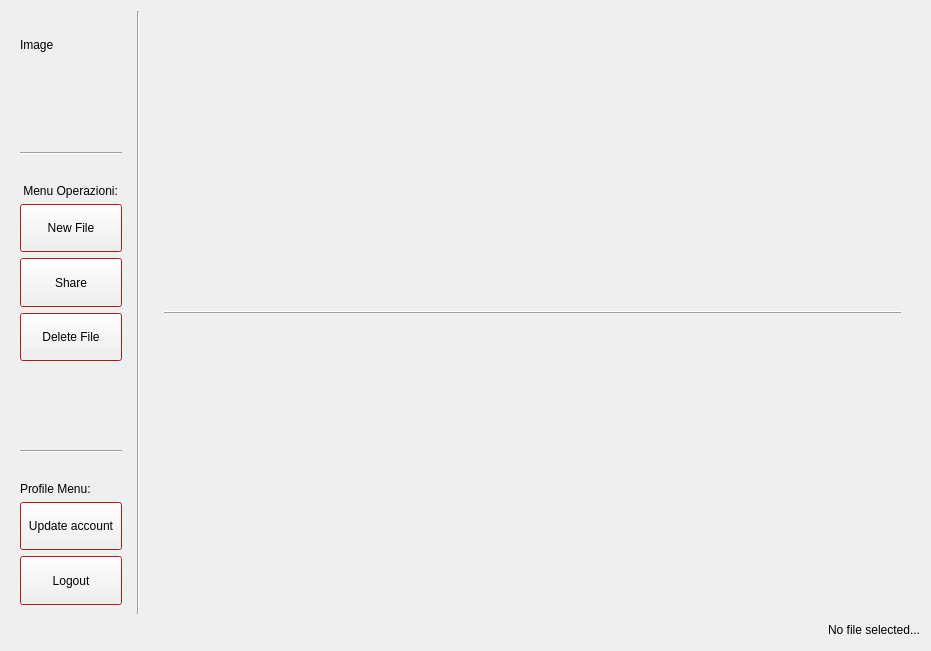
<?xml version="1.0" encoding="UTF-8"?>
<ui version="4.0">
 <class>HomePage</class>
 <widget class="QWidget" name="HomePage">
  <property name="windowModality">
   <enum>Qt::NonModal</enum>
  </property>
  <property name="geometry">
   <rect>
    <x>0</x>
    <y>0</y>
    <width>931</width>
    <height>651</height>
   </rect>
  </property>
  <property name="sizePolicy">
   <sizepolicy hsizetype="Preferred" vsizetype="Preferred">
    <horstretch>0</horstretch>
    <verstretch>0</verstretch>
   </sizepolicy>
  </property>
  <layout class="QVBoxLayout" name="verticalLayout_3">
   <item>
    <layout class="QVBoxLayout" name="verticalLayout_2">
     <item>
      <layout class="QHBoxLayout" name="horizontalLayout">
       <property name="sizeConstraint">
        <enum>QLayout::SetNoConstraint</enum>
       </property>
       <item>
        <widget class="QWidget" name="sidebar" native="true">
         <property name="sizePolicy">
          <sizepolicy hsizetype="Preferred" vsizetype="Preferred">
           <horstretch>0</horstretch>
           <verstretch>0</verstretch>
          </sizepolicy>
         </property>
         <property name="baseSize">
          <size>
           <width>0</width>
           <height>0</height>
          </size>
         </property>
         <property name="palette">
          <palette>
           <active>
            <colorrole role="Base">
             <brush brushstyle="SolidPattern">
              <color alpha="255">
               <red>255</red>
               <green>255</green>
               <blue>255</blue>
              </color>
             </brush>
            </colorrole>
            <colorrole role="Window">
             <brush brushstyle="SolidPattern">
              <color alpha="255">
               <red>239</red>
               <green>41</green>
               <blue>41</blue>
              </color>
             </brush>
            </colorrole>
           </active>
           <inactive>
            <colorrole role="Base">
             <brush brushstyle="SolidPattern">
              <color alpha="255">
               <red>255</red>
               <green>255</green>
               <blue>255</blue>
              </color>
             </brush>
            </colorrole>
            <colorrole role="Window">
             <brush brushstyle="SolidPattern">
              <color alpha="255">
               <red>239</red>
               <green>41</green>
               <blue>41</blue>
              </color>
             </brush>
            </colorrole>
           </inactive>
           <disabled>
            <colorrole role="Base">
             <brush brushstyle="SolidPattern">
              <color alpha="255">
               <red>239</red>
               <green>41</green>
               <blue>41</blue>
              </color>
             </brush>
            </colorrole>
            <colorrole role="Window">
             <brush brushstyle="SolidPattern">
              <color alpha="255">
               <red>239</red>
               <green>41</green>
               <blue>41</blue>
              </color>
             </brush>
            </colorrole>
           </disabled>
          </palette>
         </property>
         <layout class="QVBoxLayout" name="verticalLayout">
          <item>
           <widget class="QLabel" name="accountImage">
            <property name="text">
             <string>Image</string>
            </property>
           </widget>
          </item>
          <item>
           <widget class="QLabel" name="username">
            <property name="text">
             <string/>
            </property>
            <property name="alignment">
             <set>Qt::AlignCenter</set>
            </property>
           </widget>
          </item>
          <item>
           <widget class="Line" name="line_3">
            <property name="sizePolicy">
             <sizepolicy hsizetype="Minimum" vsizetype="Preferred">
              <horstretch>0</horstretch>
              <verstretch>0</verstretch>
             </sizepolicy>
            </property>
            <property name="orientation">
             <enum>Qt::Horizontal</enum>
            </property>
           </widget>
          </item>
          <item>
           <widget class="QLabel" name="label_menu">
            <property name="sizePolicy">
             <sizepolicy hsizetype="Preferred" vsizetype="Maximum">
              <horstretch>0</horstretch>
              <verstretch>0</verstretch>
             </sizepolicy>
            </property>
            <property name="text">
             <string> Menu Operazioni: </string>
            </property>
           </widget>
          </item>
          <item>
           <widget class="QPushButton" name="pushButton_new_file">
            <property name="sizePolicy">
             <sizepolicy hsizetype="Preferred" vsizetype="Preferred">
              <horstretch>0</horstretch>
              <verstretch>0</verstretch>
             </sizepolicy>
            </property>
            <property name="text">
             <string>New File</string>
            </property>
           </widget>
          </item>
          <item>
           <widget class="QPushButton" name="pushButton_share">
            <property name="sizePolicy">
             <sizepolicy hsizetype="Minimum" vsizetype="Preferred">
              <horstretch>0</horstretch>
              <verstretch>0</verstretch>
             </sizepolicy>
            </property>
            <property name="text">
             <string>Share</string>
            </property>
           </widget>
          </item>
          <item>
           <widget class="QPushButton" name="pushButton_delete">
            <property name="sizePolicy">
             <sizepolicy hsizetype="Minimum" vsizetype="Preferred">
              <horstretch>0</horstretch>
              <verstretch>0</verstretch>
             </sizepolicy>
            </property>
            <property name="text">
             <string>Delete File</string>
            </property>
           </widget>
          </item>
          <item>
           <spacer name="verticalSpacer">
            <property name="orientation">
             <enum>Qt::Vertical</enum>
            </property>
            <property name="sizeType">
             <enum>QSizePolicy::Preferred</enum>
            </property>
            <property name="sizeHint" stdset="0">
             <size>
              <width>20</width>
              <height>60</height>
             </size>
            </property>
           </spacer>
          </item>
          <item>
           <widget class="Line" name="line_2">
            <property name="sizePolicy">
             <sizepolicy hsizetype="Minimum" vsizetype="Preferred">
              <horstretch>0</horstretch>
              <verstretch>0</verstretch>
             </sizepolicy>
            </property>
            <property name="orientation">
             <enum>Qt::Horizontal</enum>
            </property>
           </widget>
          </item>
          <item>
           <widget class="QLabel" name="label_profilo">
            <property name="sizePolicy">
             <sizepolicy hsizetype="Preferred" vsizetype="Maximum">
              <horstretch>0</horstretch>
              <verstretch>0</verstretch>
             </sizepolicy>
            </property>
            <property name="text">
             <string>Profile Menu:</string>
            </property>
           </widget>
          </item>
          <item>
           <widget class="QPushButton" name="pushButton_profile_page">
            <property name="sizePolicy">
             <sizepolicy hsizetype="Preferred" vsizetype="Preferred">
              <horstretch>0</horstretch>
              <verstretch>0</verstretch>
             </sizepolicy>
            </property>
            <property name="text">
             <string>Update account</string>
            </property>
           </widget>
          </item>
          <item>
           <widget class="QPushButton" name="pushButton_Logout">
            <property name="sizePolicy">
             <sizepolicy hsizetype="Preferred" vsizetype="Preferred">
              <horstretch>0</horstretch>
              <verstretch>0</verstretch>
             </sizepolicy>
            </property>
            <property name="text">
             <string>Logout</string>
            </property>
           </widget>
          </item>
         </layout>
        </widget>
       </item>
       <item>
        <widget class="Line" name="line_4">
         <property name="orientation">
          <enum>Qt::Vertical</enum>
         </property>
        </widget>
       </item>
       <item>
        <widget class="QScrollArea" name="scrollArea">
         <property name="sizePolicy">
          <sizepolicy hsizetype="MinimumExpanding" vsizetype="Minimum">
           <horstretch>0</horstretch>
           <verstretch>0</verstretch>
          </sizepolicy>
         </property>
         <property name="frameShape">
          <enum>QFrame::Panel</enum>
         </property>
         <property name="frameShadow">
          <enum>QFrame::Sunken</enum>
         </property>
         <property name="lineWidth">
          <number>0</number>
         </property>
         <property name="widgetResizable">
          <bool>true</bool>
         </property>
         <widget class="QWidget" name="scrollAreaWidgetContents">
          <property name="geometry">
           <rect>
            <x>0</x>
            <y>0</y>
            <width>748</width>
            <height>603</height>
           </rect>
          </property>
          <layout class="QGridLayout" name="gridLayout_3">
           <property name="topMargin">
            <number>9</number>
           </property>
           <item row="0" column="2">
            <widget class="QWidget" name="fileExplorer" native="true">
             <layout class="QGridLayout" name="gridLayout_2">
              <property name="topMargin">
               <number>9</number>
              </property>
              <item row="0" column="0">
               <layout class="QGridLayout" name="gridLayout" columnstretch="0">
                <property name="sizeConstraint">
                 <enum>QLayout::SetDefaultConstraint</enum>
                </property>
                <property name="leftMargin">
                 <number>0</number>
                </property>
                <property name="spacing">
                 <number>0</number>
                </property>
               </layout>
              </item>
              <item row="1" column="0">
               <widget class="Line" name="line">
                <property name="sizePolicy">
                 <sizepolicy hsizetype="Preferred" vsizetype="Maximum">
                  <horstretch>0</horstretch>
                  <verstretch>0</verstretch>
                 </sizepolicy>
                </property>
                <property name="font">
                 <font>
                  <italic>false</italic>
                  <underline>false</underline>
                  <strikeout>false</strikeout>
                 </font>
                </property>
                <property name="autoFillBackground">
                 <bool>false</bool>
                </property>
                <property name="frameShadow">
                 <enum>QFrame::Raised</enum>
                </property>
                <property name="orientation">
                 <enum>Qt::Horizontal</enum>
                </property>
               </widget>
              </item>
             </layout>
            </widget>
           </item>
          </layout>
         </widget>
        </widget>
       </item>
      </layout>
     </item>
     <item>
      <widget class="QLabel" name="infoLabel">
       <property name="maximumSize">
        <size>
         <width>16777215</width>
         <height>20</height>
        </size>
       </property>
       <property name="text">
        <string>No file selected...</string>
       </property>
       <property name="alignment">
        <set>Qt::AlignRight|Qt::AlignTrailing|Qt::AlignVCenter</set>
       </property>
      </widget>
     </item>
    </layout>
   </item>
  </layout>
 </widget>
 <resources/>
 <connections/>
</ui>
